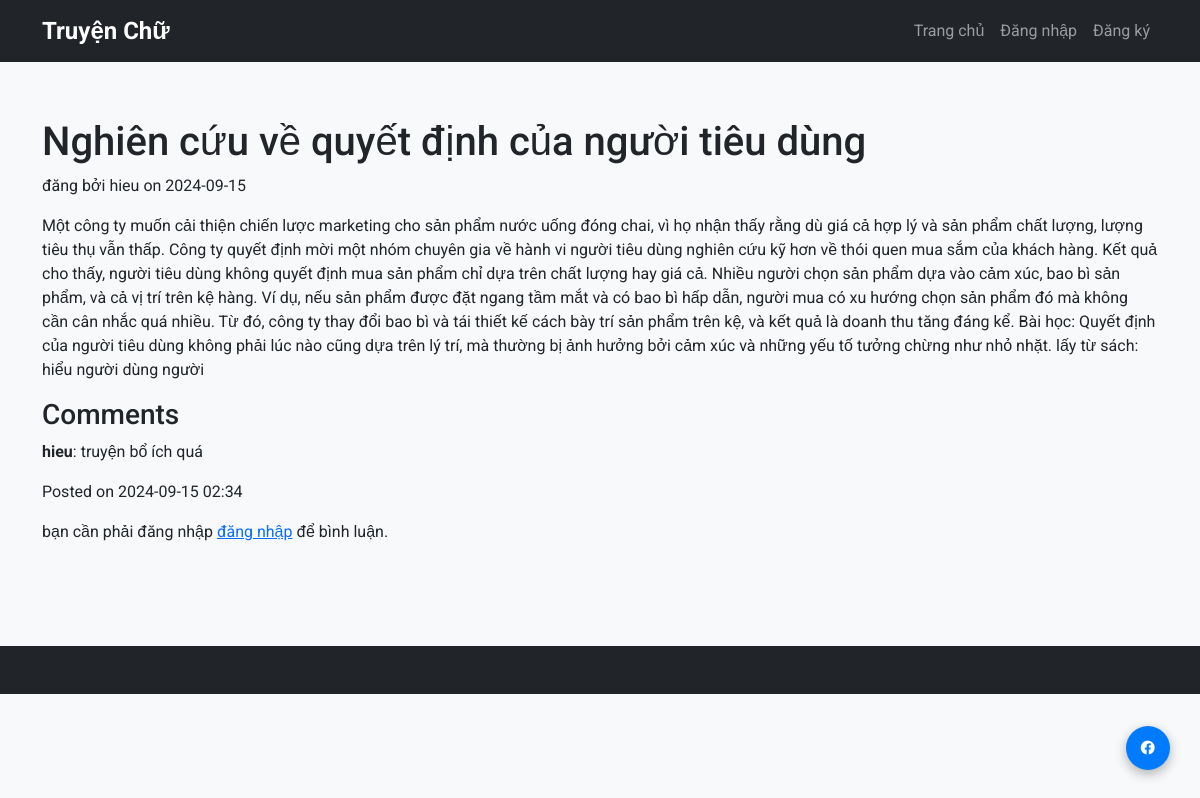
Page /story/1 on the earlier database version.
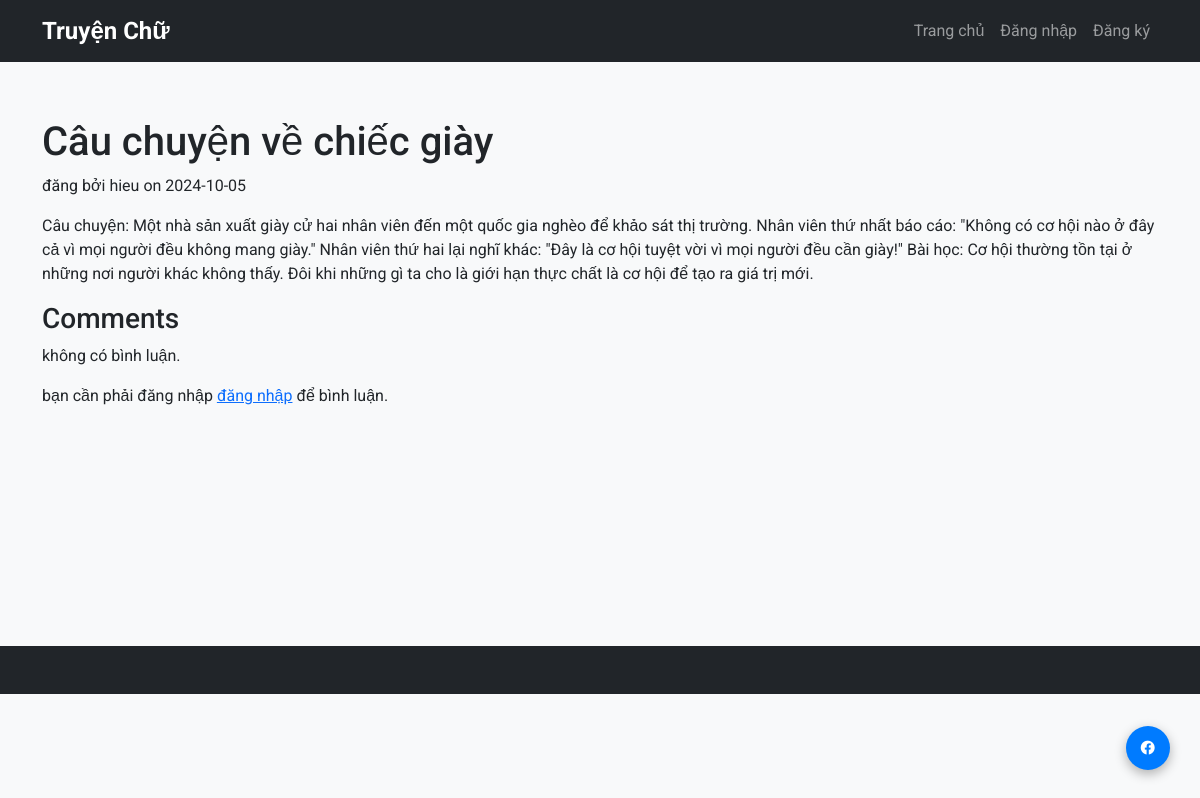
Same page on the later database version.
### app.py (models this page shows, shortened)
class Story(db.Model):
    story_id = db.Column(db.Integer, primary_key=True)
    title = db.Column(db.String(200), nullable=False)
    content = db.Column(db.Text, nullable=False)
    user_id = db.Column(db.Integer, db.ForeignKey('user.user_id'), nullable=False)
    user = db.relationship('User', backref=db.backref('stories', lazy=True))
    date_posted = db.Column(db.DateTime, default=datetime.utcnow)  # Date posted

class User(db.Model):
    user_id = db.Column(db.Integer, primary_key=True)
    name = db.Column(db.String(100), nullable=False)
    email = db.Column(db.String(100), nullable=False, unique=True)
    password_hash = db.Column(db.String(128), nullable=False)  # Password hash
    is_active = db.Column(db.Boolean, default=True)  # Account status

class Comment(db.Model):
    comment_id = db.Column(db.Integer, primary_key=True)
    content = db.Column(db.Text, nullable=False)
    story_id = db.Column(db.Integer, db.ForeignKey('story.story_id'), nullable=False)
    story = db.relationship('Story', backref=db.backref('comments', lazy=True))
    user_id = db.Column(db.Integer, db.ForeignKey('user.user_id'), nullable=False)
    user = db.relationship('User', backref=db.backref('comments', lazy=True))
    date_posted = db.Column(db.DateTime, default=datetime.utcnow)

### app.py (the view)
@app.route("/story/<int:story_id>")
def story_detail(story_id):
    story = Story.query.get_or_404(story_id)
    comments = Comment.query.filter_by(story_id=story_id).all()
    return render_template("story_detail.html", story=story, comments=comments)

### templates/story_detail.html (shortened to what this page needs)
{% extends "base.html" %}
{% block content %}
<h1>{{ story.title }}</h1>
<p>đăng bởi {{ story.user.name }} on {{ story.date_posted.strftime('%Y-%m-%d') }}</p>
<p>{{ story.content }}</p>
<h3>Comments</h3>
{% for comment in comments %}
    <div class="comment">
        <p><strong>{{ comment.user.name }}</strong>: {{ comment.content }}</p>
        <p>Posted on {{ comment.date_posted.strftime('%Y-%m-%d %H:%M') }}</p>
    </div>
{% else %}
    <p>không có bình luận.</p>
{% endfor %}
{% if 'user' in session %}
<h4>thêm bình luận:</h4>
<form method="POST" action="{{ url_for('add_comment', story_id=story.story_id) }}">
    <textarea name="content" required></textarea>
    <button type="submit">đăng</button>
</form>
{% else %}
<p>bạn cần phải đăng nhập <a href="{{ url_for('login') }}">đăng nhập</a> để bình luận.</p>
{% endif %}
{% endblock %}

Differences in the rows shown:
removed Comment: user.name "hieu", content "truyện bổ ích quá", date_posted "2024-09-15 02:34"
changed Story: title "Nghiên cứu về quyết định của người tiêu dùng" → "Câu chuyện về chiếc giày"; date_posted "2024-09-15" → "2024-10-05"; content "Một công ty muốn cải thiện chiến lược marketing cho sản phẩm nước uống đóng chai, vì họ nhận thấy rằng dù giá cả hợp lý và sản phẩm chất lượng, lượng tiêu thụ vẫn thấp. Công ty quyết định mời một nhóm chuyên gia về hành vi người tiêu dùng nghiên cứu kỹ hơn về thói quen mua sắm của khách hàng. Kết quả cho thấy, người tiêu dùng không quyết định mua sản phẩm chỉ dựa trên chất lượng hay giá cả. Nhiều người chọn sản phẩm dựa vào cảm xúc, bao bì sản phẩm, và cả vị trí trên kệ hàng. Ví dụ, nếu sản phẩm được đặt ngang tầm mắt và có bao bì hấp dẫn, người mua có xu hướng chọn sản phẩm đó mà không cần cân nhắc quá nhiều. Từ đó, công ty thay đổi bao bì và tái thiết kế cách bày trí sản phẩm trên kệ, và…" → "Câu chuyện: Một nhà sản xuất giày cử hai nhân viên đến một quốc gia nghèo để khảo sát thị trường. Nhân viên thứ nhất báo cáo: \"Không có cơ hội nào ở đây cả vì mọi người đều không mang giày.\" Nhân viên thứ hai lại nghĩ khác: \"Đây là cơ hội tuyệt vời vì mọi người đều cần giày!\" Bài học: Cơ hội thường tồn tại ở những nơi người khác không thấy. Đôi khi những gì ta cho là giới hạn thực chất là cơ hội để tạo ra giá trị mới."
Other differences:
text now shown: "không có bình luận."
